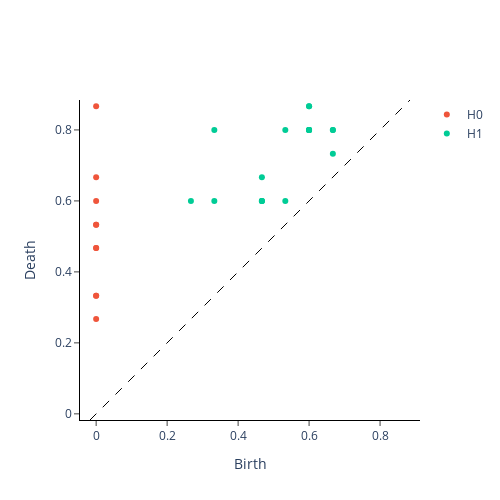

The notebook cell saved with this chart:
### Code cell
fp = FlagserPersistence()

diagrams = fp.fit_transform([adj_matrix])[0]

plot_diagram(diagrams)

### Figure 1 — Plotly figure (JSON) as saved in the notebook; plotly's stock layout.template omitted (floating-point values rounded to 4 significant figures)
{"data": [{"hoverinfo": "none", "line": {"color": "black", "dash": "dash", "width": 1}, "mode": "lines", "showlegend": false, "type": "scatter", "x": [-0.01734, 0.8843], "y": [-0.01734, 0.8843]}, {"hoverinfo": "text", "hovertext": ["(0.0, 0.2669999897480011)", "(0.0, 0.3330000042915344), multiplicity: 2", "(0.0, 0.3330000042915344), multiplicity: 2", "(0.0, 0.46700000762939453), multiplicity: 2", "(0.0, 0.46700000762939453), multiplicity: 2", "(0.0, 0.5329999923706055), multiplicity: 2", "(0.0, 0.5329999923706055), multiplicity: 2", "(0.0, 0.6000000238418579)", "(0.0, 0.6669999957084656)", "(0.0, 0.8669999837875366)"], "mode": "markers", "name": "H0", "type": "scatter", "x": [0, 0, 0, 0, 0, 0, 0, 0, 0, 0], "y": [0.267, 0.333, 0.333, 0.467, 0.467, 0.533, 0.533, 0.6, 0.667, 0.867]}, {"hoverinfo": "text", "hovertext": ["(0.6669999957084656, 0.800000011920929), multiplicity: 2", "(0.6669999957084656, 0.800000011920929), multiplicity: 2", "(0.6669999957084656, 0.7329999804496765)", "(0.6000000238418579, 0.800000011920929), multiplicity: 5", "(0.6000000238418579, 0.800000011920929), multiplicity: 5", "(0.6000000238418579, 0.800000011920929), multiplicity: 5", "(0.6000000238418579, 0.800000011920929), multiplicity: 5", "(0.6000000238418579, 0.800000011920929), multiplicity: 5", "(0.6000000238418579, 0.8669999837875366), multiplicity: 2", "(0.6000000238418579, 0.8669999837875366), multiplicity: 2", "(0.5329999923706055, 0.800000011920929)", "(0.5329999923706055, 0.6000000238418579)", "(0.46700000762939453, 0.6000000238418579), multiplicity: 3", "(0.46700000762939453, 0.6000000238418579), multiplicity: 3", "(0.46700000762939453, 0.6000000238418579), multiplicity: 3", "(0.46700000762939453, 0.6669999957084656)", "(0.3330000042915344, 0.6000000238418579)", "(0.3330000042915344, 0.800000011920929)", "(0.2669999897480011, 0.6000000238418579)"], "mode": "markers", "name": "H1", "type": "scatter", "x": [0.667, 0.667, 0.667, 0.6, 0.6, 0.6, 0.6, 0.6, 0.6, 0.6, 0.533, 0.533, 0.467, 0.467, 0.467, 0.467, 0.333, 0.333, 0.267], "y": [0.8, 0.8, 0.733, 0.8, 0.8, 0.8, 0.8, 0.8, 0.867, 0.867, 0.8, 0.6, 0.6, 0.6, 0.6, 0.667, 0.6, 0.8, 0.6]}], "layout": {"height": 500, "plot_bgcolor": "white", "width": 500, "xaxis": {"autorange": false, "exponentformat": "e", "linecolor": "black", "linewidth": 1, "mirror": false, "range": [-0.01734, 0.8843], "showexponent": "all", "showline": true, "side": "bottom", "ticks": "outside", "title": {"text": "Birth"}, "type": "linear", "zeroline": true}, "yaxis": {"autorange": false, "exponentformat": "e", "linecolor": "black", "linewidth": 1, "mirror": false, "range": [-0.01734, 0.8843], "scaleanchor": "x", "scaleratio": 1, "showexponent": "all", "showline": true, "side": "left", "ticks": "outside", "title": {"text": "Death"}, "type": "linear", "zeroline": true}}}
